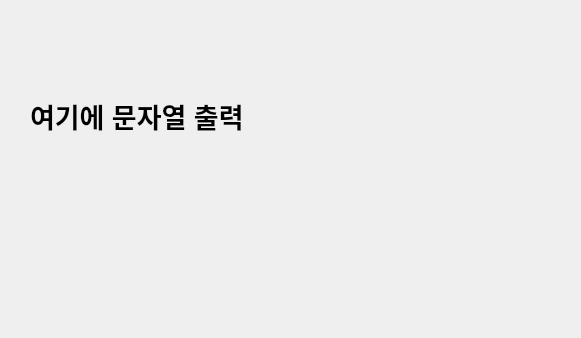
<?xml version="1.0" encoding="UTF-8"?>
<ui version="4.0">
 <class>Dialog</class>
 <widget class="QDialog" name="Dialog">
  <property name="geometry">
   <rect>
    <x>0</x>
    <y>0</y>
    <width>581</width>
    <height>338</height>
   </rect>
  </property>
  <property name="windowTitle">
   <string>Dialog</string>
  </property>
  <widget class="QLabel" name="label">
   <property name="geometry">
    <rect>
     <x>30</x>
     <y>40</y>
     <width>511</width>
     <height>151</height>
    </rect>
   </property>
   <property name="font">
    <font>
     <pointsize>20</pointsize>
     <bold>true</bold>
    </font>
   </property>
   <property name="text">
    <string>여기에 문자열 출력</string>
   </property>
  </widget>
 </widget>
 <resources/>
 <connections/>
</ui>
